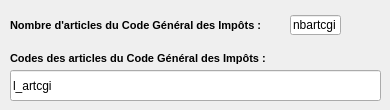
   <widget class="QWidget" name="Imposition">
    <attribute name="title">
     <string>Imposition</string>
    </attribute>
    <widget class="QLineEdit" name="nbartcgi">
     <property name="geometry">
      <rect>
       <x>290</x>
       <y>15</y>
       <width>51</width>
       <height>20</height>
      </rect>
     </property>
     <property name="text">
      <string>nbartcgi</string>
     </property>
    </widget>
    <widget class="QLabel" name="Nb_articles_CGI">
     <property name="geometry">
      <rect>
       <x>10</x>
       <y>0</y>
       <width>281</width>
       <height>51</height>
      </rect>
     </property>
     <property name="text">
      <string>&lt;!DOCTYPE HTML PUBLIC &quot;-//W3C//DTD HTML 4.0//EN&quot; &quot;http://www.w3.org/TR/REC-html40/strict.dtd&quot;&gt;
&lt;html&gt;&lt;head&gt;&lt;meta name=&quot;qrichtext&quot; content=&quot;1&quot; /&gt;&lt;style type=&quot;text/css&quot;&gt;
p, li { white-space: pre-wrap; }
&lt;/style&gt;&lt;/head&gt;&lt;body style=&quot; font-family:'MS Shell Dlg 2'; font-size:8.25pt; font-weight:400; font-style:normal;&quot;&gt;
&lt;p style=&quot; margin-top:0px; margin-bottom:0px; margin-left:0px; margin-right:0px; -qt-block-indent:0; text-indent:0px;&quot;&gt;&lt;span style=&quot; font-size:8pt; font-weight:600;&quot;&gt;Nombre d'articles du Code Général des Impôts : &lt;/span&gt;&lt;/p&gt;&lt;/body&gt;&lt;/html&gt;</string>
     </property>
    </widget>
    <widget class="QLabel" name="Codes_CGI">
     <property name="geometry">
      <rect>
       <x>10</x>
       <y>48</y>
       <width>281</width>
       <height>21</height>
      </rect>
     </property>
     <property name="text">
      <string>&lt;!DOCTYPE HTML PUBLIC &quot;-//W3C//DTD HTML 4.0//EN&quot; &quot;http://www.w3.org/TR/REC-html40/strict.dtd&quot;&gt;
&lt;html&gt;&lt;head&gt;&lt;meta name=&quot;qrichtext&quot; content=&quot;1&quot; /&gt;&lt;style type=&quot;text/css&quot;&gt;
p, li { white-space: pre-wrap; }
&lt;/style&gt;&lt;/head&gt;&lt;body style=&quot; font-family:'MS Shell Dlg 2'; font-size:8.25pt; font-weight:400; font-style:normal;&quot;&gt;
&lt;p style=&quot; margin-top:0px; margin-bottom:0px; margin-left:0px; margin-right:0px; -qt-block-indent:0; text-indent:0px;&quot;&gt;&lt;span style=&quot; font-size:8pt; font-weight:600;&quot;&gt;Codes des articles du Code Général des Impôts : &lt;/span&gt;&lt;/p&gt;&lt;/body&gt;&lt;/html&gt;</string>
     </property>
    </widget>
    <widget class="QLineEdit" name="l_artcgi">
     <property name="geometry">
      <rect>
       <x>10</x>
       <y>70</y>
       <width>371</width>
       <height>31</height>
      </rect>
     </property>
     <property name="text">
      <string>l_artcgi</string>
     </property>
    </widget>
   </widget>
